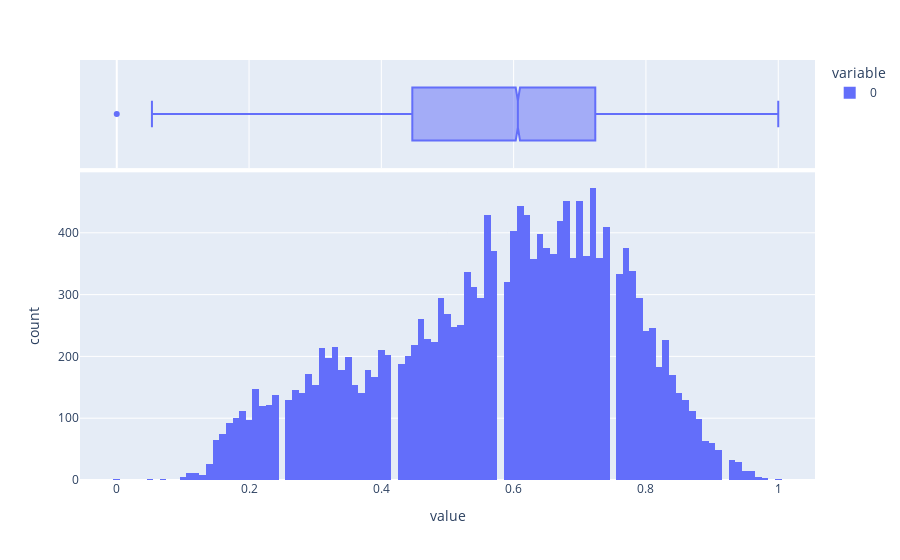

The notebook cell saved with this chart:
### Code cell
s_c=StandardScaler()
m_m=MinMaxScaler()
b_c= PowerTransformer(method='box-cox')
col=['Aggression']
b=m_m.fit_transform(df_players.loc[:,col])
pd.DataFrame(b).describe()
px.histogram(b,marginal='box')

### Figure 1 — Plotly figure (JSON) as saved in the notebook; plotly's stock layout.template omitted (floating-point values rounded to 4 significant figures; data arrays with more than 128 entries replaced by an {"elided": "..."} marker saying what was removed)
{"data": [{"alignmentgroup": "True", "bingroup": "x", "hovertemplate": "variable=0<br>value=%{x}<br>count=%{y}<extra></extra>", "legendgroup": "0", "marker": {"color": "#636efa", "pattern": {"shape": ""}}, "name": "0", "offsetgroup": "0", "orientation": "v", "showlegend": true, "type": "histogram", "x": {"elided": "17588 float values"}, "xaxis": "x", "yaxis": "y"}, {"alignmentgroup": "True", "hovertemplate": "variable=0<br>value=%{x}<extra></extra>", "legendgroup": "0", "marker": {"color": "#636efa"}, "name": "0", "notched": true, "offsetgroup": "0", "showlegend": false, "type": "box", "x": {"elided": "17588 float values"}, "xaxis": "x2", "yaxis": "y2"}], "layout": {"barmode": "relative", "legend": {"title": {"text": "variable"}, "tracegroupgap": 0}, "margin": {"t": 60}, "xaxis": {"anchor": "y", "domain": [0, 1], "title": {"text": "value"}}, "xaxis2": {"anchor": "y2", "domain": [0, 1], "matches": "x", "showgrid": true, "showticklabels": false}, "yaxis": {"anchor": "x", "domain": [0, 0.7326], "title": {"text": "count"}}, "yaxis2": {"anchor": "x2", "domain": [0.7426, 1], "matches": "y2", "showgrid": false, "showline": false, "showticklabels": false, "ticks": ""}}}
